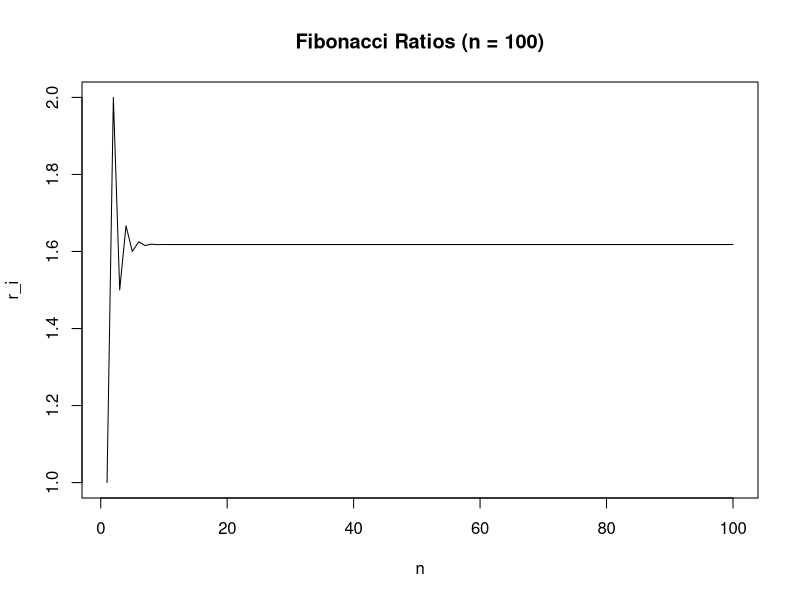
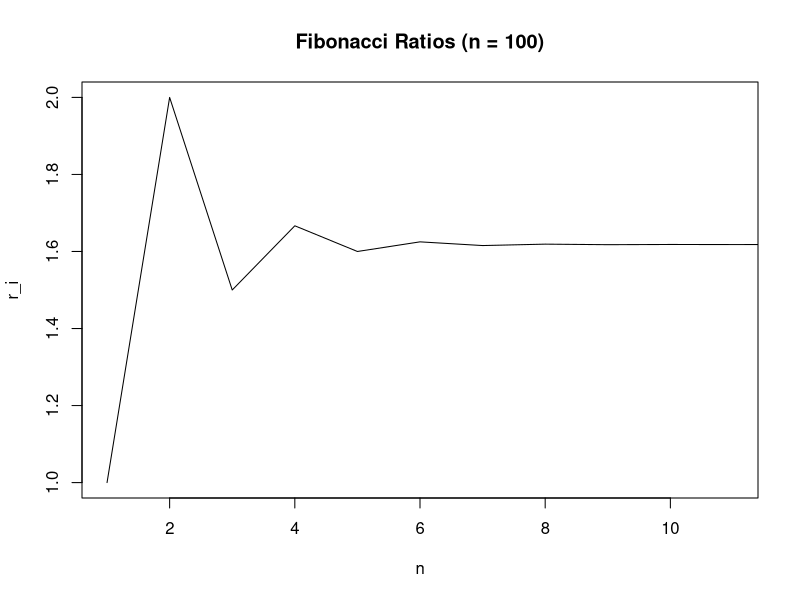
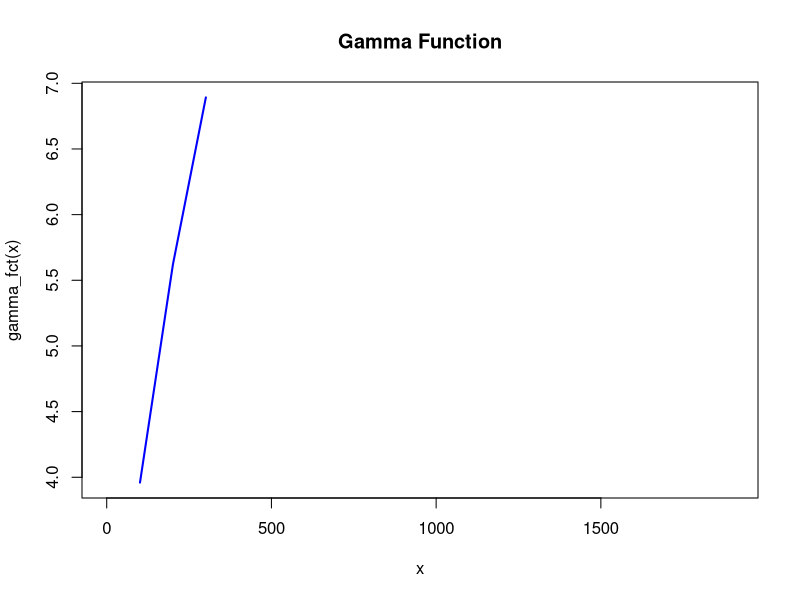
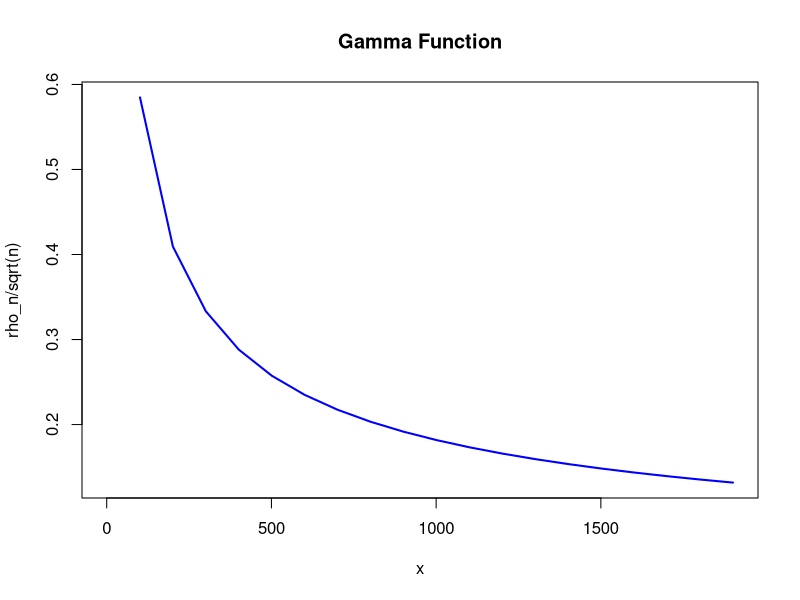

Recreate these plots in R, in order.
## ---- chunk 1
knitr::opts_chunk$set(echo = TRUE)
## ---- chunk 2
for_impl_fib_ratio <- function(n) {
  if (!is.integer(n) || n < 2) {
    stop("n must be a positive integer greater than or equal to 2")
  }
  
  fib <- numeric(n + 1)
  fib[1:2] <- 1
  
  for (i in 3:(n + 1)) {
    fib[i] <- fib[i - 1] + fib[i - 2]
  }
  
  r <- numeric(n)
  for (i in 1:n) {
    r[i] <- fib[i + 1] / fib[i]
  }
  
  return(r)
}

print(for_impl_fib_ratio(4L))
## ---- chunk 3
while_impl_fib_ratio <- function(n) {
  if (!is.integer(n) || n < 2) {
    stop("n must be a positive integer greater than or equal to 2")
  }
  
  fib <- numeric(n + 1)
  fib[1:2] <- 1
  
  if (n == 2) {
    return(fib[2] / fib[1]) 
  }
  
  i <- 3
  while(i <= (n + 1)) {
    fib[i] <- fib[i - 1] + fib[i - 2]
    i <- i + 1
  }
  
  r <- numeric(n)
  
  i <- 1
  while(i <= n) {
    r[i] <- fib[i + 1] / fib[i]
    i <- i + 1
  }
  
  return(r)
}

print(for_impl_fib_ratio(4L))
## ---- chunk 4
library(microbenchmark)

benchmark_200 <- microbenchmark(
  for_loop = for_impl_fib_ratio(200L),
  while_loop = while_impl_fib_ratio(200L),
  times = 1000L
)

benchmark_2000 <- microbenchmark(
  for_loop = for_impl_fib_ratio(2000L),
  while_loop = while_impl_fib_ratio(2000L),
  times = 1000L
)

print(benchmark_200)

print(benchmark_2000)
## ---- chunk 5
# Call the function for n = 100
seq <- for_impl_fib_ratio(100L)

# Plot the sequence
plot(seq, type = "l", xlab = "n", ylab = "r_i", main = "Fibonacci Ratios (n = 100)")

## ---- chunk 6
plot(seq, type = "l", xlab = "n", ylab = "r_i", main = "Fibonacci Ratios (n = 100)", xlim = c(1, 11))

## ---- chunk 7
gamma_fct <- function(n) {
  rho_n <- gamma((n-1)/2) / (gamma(1/2)*gamma((n-2)/2))
  return (rho_n)
}
## ---- chunk 8
print(gamma_fct(2000))

x <- seq(1, 2000, by = 100)
y <- gamma_fct(x)
plot(x, y, type = "l", col = "blue", lwd = 2, main = "Gamma Function", xlab = "x", ylab = "gamma_fct(x)")

## ---- chunk 9
# Function to compute the gamma function using logarithmic form
lgamma_fct <- function(n) {
  rho_n <- lgamma((n-1)/2) / (lgamma(1/2)*lgamma((n-2)/2))
  return (exp(rho_n))
}

print(lgamma_fct(1000))
print(lgamma_fct(2000))
## ---- chunk 10
x <- seq(1, 2000, by = 100)
y <- lgamma_fct(x)/sqrt(x)
plot(x, y, type = "l", col = "blue", lwd = 2, main = "Gamma Function", xlab = "x", ylab = "rho_n/sqrt(n)")
## ---- chunk 11
recursion_golden_ratio <- function(n = 1000L) {
  if (!is.integer(n) || n < 0) {
    stop("n must be a non-negative integer")
  }
  
  memo_env <- new.env(parent = emptyenv())
  
  compute_golden_ratio <- function(n, memo) {
    if (n == 0) {
      return((sqrt(5) + 1) / 2) 
    } else if (n == 1) {
      return((sqrt(5) + 3) / 2) 
    }
    
    if (!is.null(memo[[as.character(n)]])) {
      return(memo[[as.character(n)]])
    }
    
    res <- compute_golden_ratio(n - 1L, memo) + compute_golden_ratio(n - 2L, memo)
    memo[[as.character(n)]] <- res
    
    return(res)
  }
  
  compute_golden_ratio(n, memo_env)
}

recursion_golden_ratio(100L)



## ---- chunk 12
power_golden_ratio <- function(n) {
  if (!is.integer(n) || n < 0) {
    stop("n must be a non-negative integer")
  }
  
  phi <- (sqrt(5) + 1) / 2
  return(phi ^ (n + 1L))
}

power_golden_ratio(100L)
## ---- chunk 13
recursion_vals <- sapply(as.integer(c(12, 60, 120, 300)), recursion_golden_ratio)
power_vals <- sapply(as.integer(c(12, 60, 120, 300)), power_golden_ratio)

comparison_eq <- recursion_vals == power_vals

comparison_all_equal <- sapply(seq_along(recursion_vals), function(i) {
  all.equal(recursion_vals[i], power_vals[i])
})

cat("Comparison with == operator:\n", comparison_eq, "\n")
cat("Comparison with all.equal function:\n", comparison_all_equal, "\n")
## ---- chunk 14
roll_die <- function() {
  sample(1:6, 1)
}

play_game_of_craps <- function() {
  roll <- roll_die()
  
  if (roll == 6) {
    return("You got 6 ---> You win!")
  } else if (roll == 1) {
    return("You got 1 ---> You lose!")
  } else {
    point_num <- roll
    cat("You got point number ", point_num, 
        ". You have three tries to roll it one more time \n")
    for (i in 1:3) {
      cat("This is try ",i, " ")
      roll <- roll_die()
      
      cat("You got ", roll, "\n")
      
      if (roll == point_num) {
        return(paste("You got the point number of this round", 
                     point_num, "on the try", i, "---> You win!", sep = " "))
      }
    }
        return(paste("You didn't get the point number of this round", 
                     point_num, "---> You lose!", sep = " "))
  }
}
## ---- chunk 15
game_res <- play_game_of_craps()
print(game_res)
## ---- chunk 16
set.seed(1)
x <- rnorm(1000)
y <- 2 + x + rnorm(1000)
df <- data.frame(x, y)

cat("Step", 1, "\n")
fit1 <- lm(y ~ x, data = df[-(1:250),])
p1 <- predict(fit1, newdata = df[(1:250),])
r <- sqrt(mean((p1 - df[(1:250),"y"])^2))

cat("Step", 2, "\n")
fit2 <- lm(y ~ x, data = df[-(251:500),])
p2 <- predict(fit2, newdata = df[(251:500),])
r <- c(r, sqrt(mean((p2 - df[(251:500),"y"])^2)))

cat("Step", 3, "\n")
fit3 <- lm(y ~ x, data = df[-(501:750),])
p3 <- predict(fit3, newdata = df[(501:750),])
r <- c(r, sqrt(mean((p3 - df[(501:750),"y"])^2)))

cat("Step", 4, "\n")
fit4 <- lm(y ~ x, data = df[-(751:1000),])
p4 <- predict(fit4, newdata = df[(751:1000),])
r <- c(r, sqrt(mean((p4 - df[(751:1000), "y"])^2)))

r


## ---- chunk 17
rmse_lm <- function(x,y) {
  df <- data.frame(x,y)
  r <- numeric()
  for (i in seq(1, 1000, by = 250)) {
    fit <- lm(y ~ x, data = df[-(i:(i+249)), ])
    p <- predict(fit, newdata = df[(i:(i+249)), ])
    r <- c(r, sqrt(mean((p-df[(i:(i+249)), "y"])^2)))
  }
  return(r)
}

set.seed(1)
x <- rnorm(1000)
y <- 2 + x + rnorm(1000)
computed_r <- rmse_lm(x, y)
computed_r

